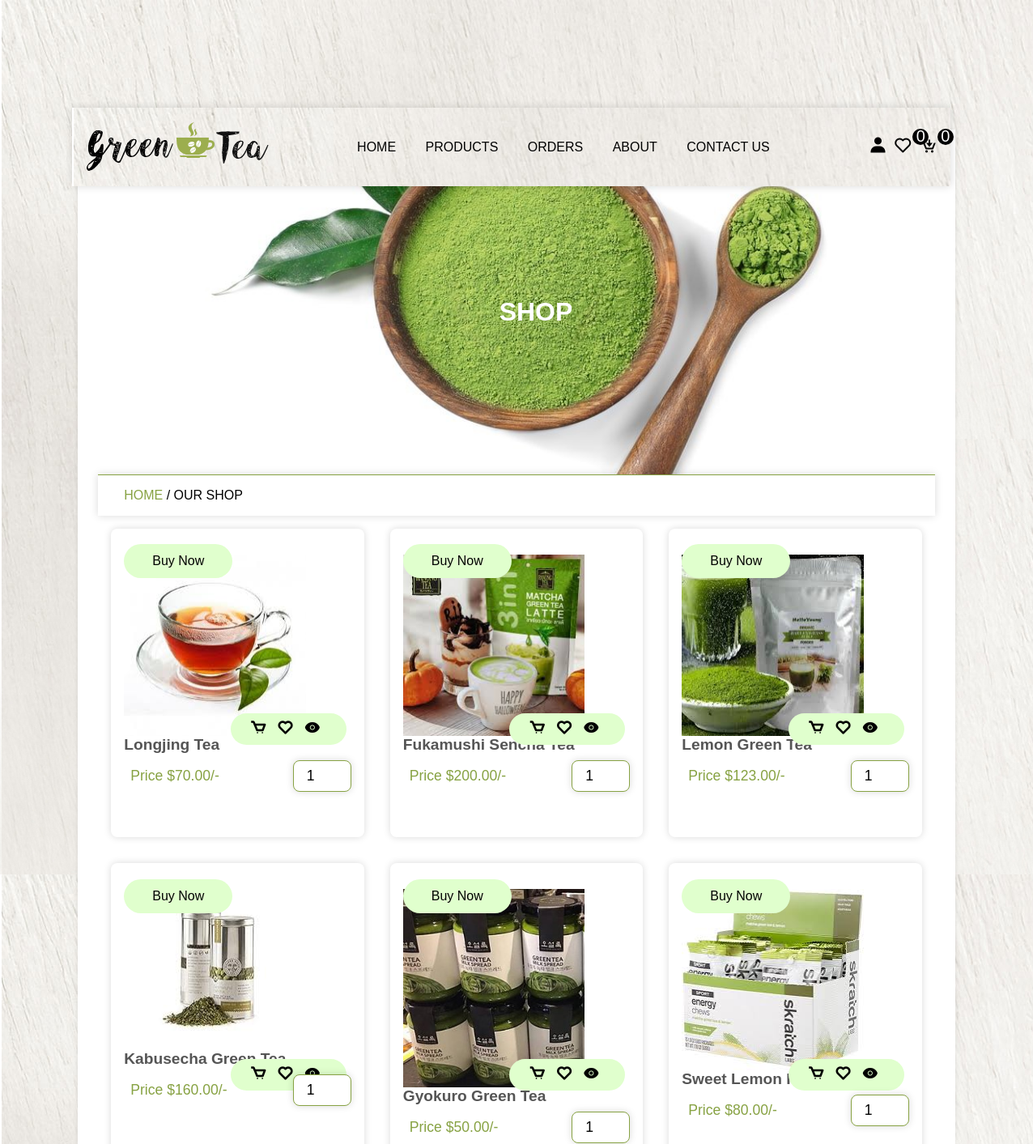
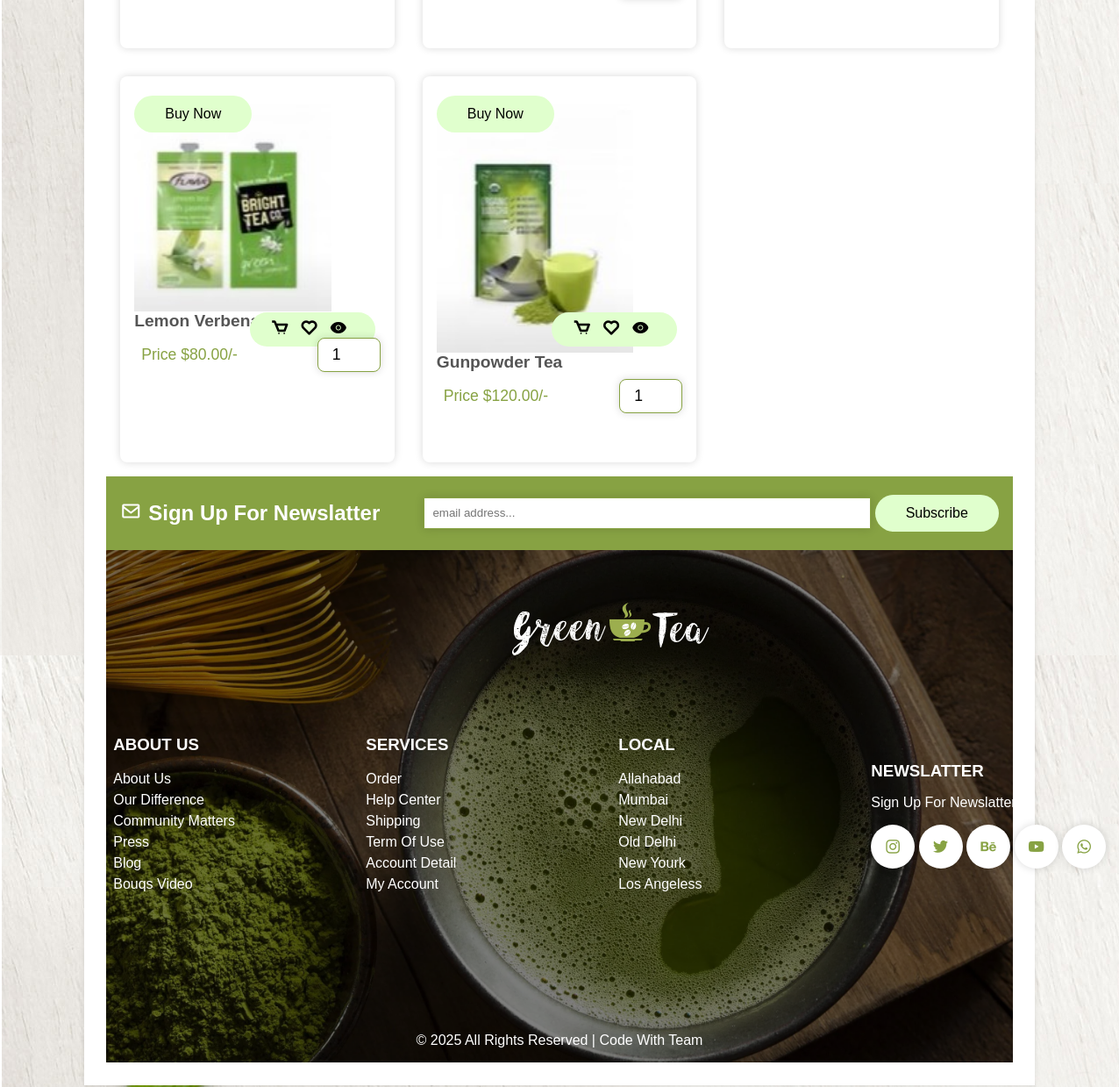
Screenshot of /view_products.php with the database file from the repository (2 pictures, top to bottom).
### tables this page shows
CREATE TABLE `products` (
  `id` int(11) NOT NULL,
  `name` varchar(150) NOT NULL,
  `price` decimal(10,2) NOT NULL,
  `image` varchar(255) DEFAULT NULL,
  `product_detail` varchar(255) DEFAULT NULL
);

### view_products.php (the view, shortened to what this page needs)
<?php
include 'components/connection.php';
?>
<!DOCTYPE html>
<html lang="en">
<head>
  <link href="https://unpkg.com/boxicons@2.1.4/css/boxicons.min.css" rel="stylesheet">
</head>
<body>
  <?php include 'components/header.php'; ?>
  <div class="main">
    <div class="banner">
      <h1>Shop</h1>
    </div>
    <div class="title2">
      <a href="home.php">Home</a><span> / Our Shop</span>
    </div>
    <section class="products">
      <div class="box-container">
        <?php
        $select_products = $conn->prepare("SELECT * FROM products");
        $select_products->execute();
        if ($select_products->rowCount() > 0) {
          while ($fetch_products = $select_products->fetch(PDO::FETCH_ASSOC)) {
        ?>
        <form action="" method="post" class="box">
          <img src="img/<?= $fetch_products['image'] ?>" class="img">
          <div class="button">
            <button type="submit" name="add_to_cart"><i class="bx bx-cart"></i></button>
            <button type="submit" name="add_to_wishlist"><i class="bx bx-heart"></i></button>
            <a href="view_page.php?pid=<?= $fetch_products['id']; ?>" class="bx bxs-show"></a>
          </div>
          <h3 class="name"><?= htmlspecialchars($fetch_products['name']); ?></h3>
          <div class="flex">
            <p class="price">Price $<?= $fetch_products['price']; ?>/-</p>
            <input type="number" name="qty" min="1" max="99" value="1" class="qty">
          </div>
          <a href="checkout.php?get_id=<?= $fetch_products['id']; ?>" class="btn">Buy Now</a>
        </form>
        <?php
          }
        } else {
          echo '<p class="empty">No products added yet!</p>';
        }
        ?>
      </div>
    </section>
    <?php include 'components/footer.php'; ?>
</body>
</html>

### components/header.php (shortened to what this page needs)
<header class="header">
    <div class="flex">
        <a href="home.php" class="logo"><img src="img/logo.jpg"></a>
        <nav class="navbar">
            <a href="home.php">home</a>
            <a href="view_products.php">products</a>
            <a href="order.php">orders</a>
            <a href="about.php">about</a>
            <a href="contact.php">contact us</a>
        </nav>
        <div class="icons">
            <i class="bx bxs-user" id="user-btn"></i>
            <?php
            $count_wishlist_itmes = $conn->prepare("SELECT * FROM wishlist WHERE user_id = ?");
            $count_wishlist_itmes->execute([$user_id]);
            $total_wishlist_items = $count_wishlist_itmes->rowCount();
            ?>
            <a href="wishlist.php" class="cart-btn"><i class="bx bx-heart"></i><sup><?=$total_wishlist_items ?></sup></a>
             <?php
            $count_cart_itmes = $conn->prepare("SELECT * FROM cart WHERE user_id = ?");
            $count_cart_itmes->execute([$user_id]);
            $total_cart_items = $count_cart_itmes->rowCount();
            ?>
            <a href="cart.php" class="cart-btn"><i class="bx bx-cart-download"></i><sup><?=$total_cart_items ?></sup></a>
        </div>
    </div>
</header>

### components/footer.php (shortened to what this page needs)
<div class="top-footer">
    <h2><i class="bx bx-envelope"></i>Sign Up For Newslatter</h2>
    <div class="input-field">
        <input type="text" name="" placeholder="email address...">
        <button class="btn">subscribe</button>
    </div>
</div>
<footer>
    <div class="overlay"></div>
    <div class="footer-content">
        <div class="img-box">
            <img src="img/logo2.png">
        </div>
        <div class="inner-footer">
            <div class="card">
                <h3>about us</h3>
                <ul>
                    <li>about us</li>
                    <li>our difference</li>
                    <li>community matters</li>
                    <li>press</li>
                    <li>blog</li>
                    <li>bouqs video</li>
                </ul>
            </div>
            <div class="card">
                <h3>services</h3>
                <ul>
                    <li>order</li>
                    <li>help center</li>
                    <li>shipping</li>
                    <li>term of use</li>
                    <li>account detail</li>
                    <li>my account</li>
                </ul>
            </div>
            <div class="card">
                <h3>local</h3>
                <ul>
                    <li>allahabad</li>
                    <li>mumbai</li>
                    <li>new delhi</li>
                    <li>old delhi</li>
                    <li>new yourk</li>
                    <li>los angeless</li>
                </ul>
            </div>
            <div class="card">
                <h3>newslatter</h3>
                <p>Sign Up For Newslatter</p>
                <div class="social-links">
                    <i class="bx bxl-instagram"></i>
                    <i class="bx bxl-twitter"></i>
                    <i class="bx bxl-behance"></i>
                    <i class="bx bxl-youtube"></i>
                    <i class="bx bxl-whatsapp"></i>
                </div>
            </div>
        </div>
    </div>
    <div class="bottom-footer">
        <p>&copy; 2025 All Rights Reserved | Code with Team </p>
    </div>
    </div>

### rows the page displays
products: image (picture), name "Longjing Tea", price "70.00"
products: image (picture), name "Fukamushi Sencha Tea", price "200.00"
products: image (picture), name "Lemon Green Tea", price "123.00"
products: image (picture), name "Kabusecha Green Tea", price "160.00"
products: image (picture), name "Gyokuro Green Tea", price "50.00"
products: image (picture), name "Sweet Lemon Iced Tea", price "80.00"
products: image (picture), name "Lemon Verbena Tea", price "80.00"
products: image (picture), name "Gunpowder Tea", price "120.00"

### other values shown
$total_wishlist_items "0"
$total_cart_items "0"
